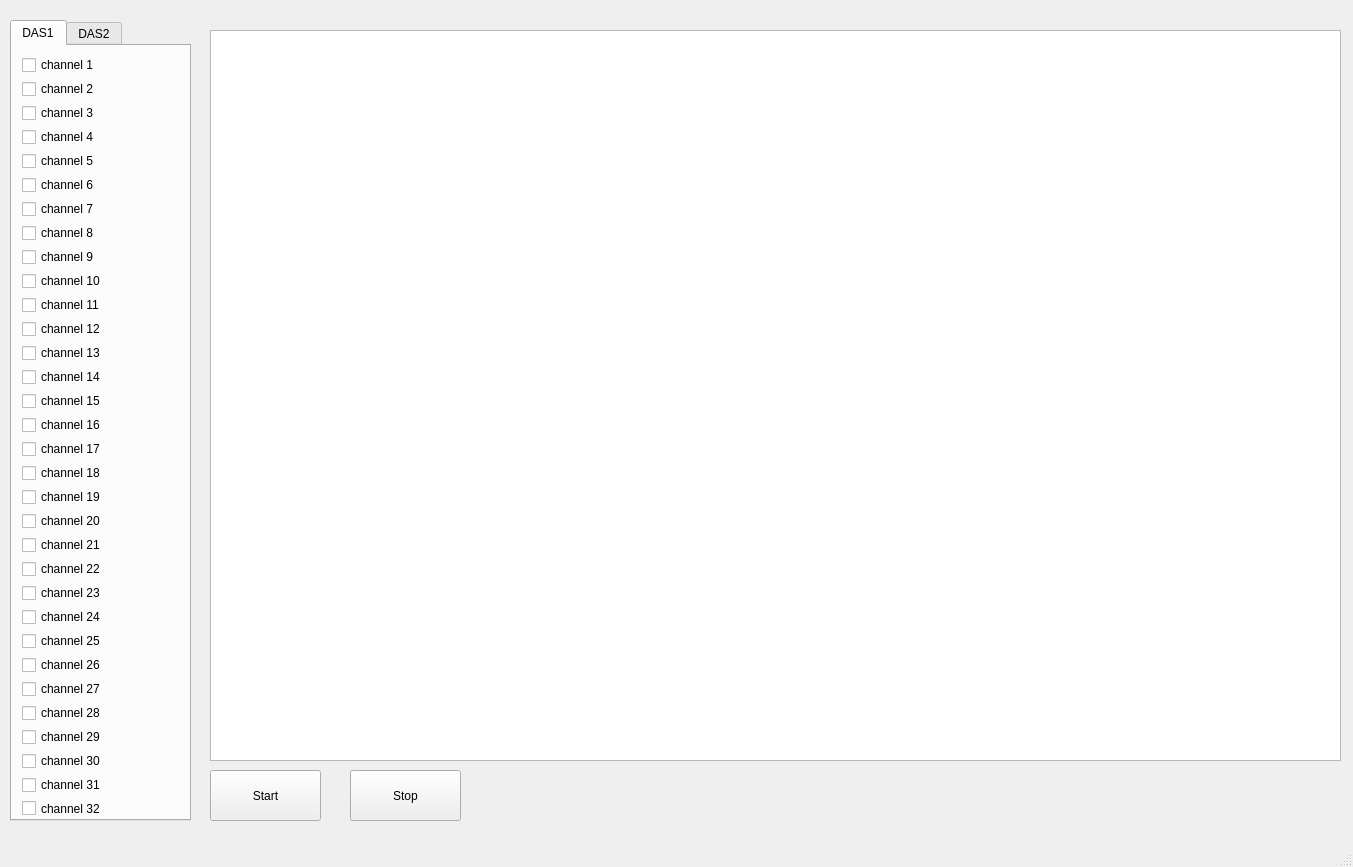
<?xml version="1.0" encoding="UTF-8"?>
<ui version="4.0">
 <class>MainWindow</class>
 <widget class="QMainWindow" name="MainWindow">
  <property name="geometry">
   <rect>
    <x>0</x>
    <y>0</y>
    <width>1353</width>
    <height>867</height>
   </rect>
  </property>
  <property name="windowTitle">
   <string>DAQ</string>
  </property>
  <widget class="QWidget" name="centralwidget">
   <widget class="PlotWidget" name="graphicsView">
    <property name="geometry">
     <rect>
      <x>210</x>
      <y>30</y>
      <width>1131</width>
      <height>731</height>
     </rect>
    </property>
   </widget>
   <widget class="QPushButton" name="startButton">
    <property name="geometry">
     <rect>
      <x>210</x>
      <y>770</y>
      <width>111</width>
      <height>51</height>
     </rect>
    </property>
    <property name="text">
     <string>Start</string>
    </property>
   </widget>
   <widget class="QPushButton" name="stopButton">
    <property name="geometry">
     <rect>
      <x>350</x>
      <y>770</y>
      <width>111</width>
      <height>51</height>
     </rect>
    </property>
    <property name="text">
     <string>Stop</string>
    </property>
   </widget>
   <widget class="QTabWidget" name="tabWidget">
    <property name="geometry">
     <rect>
      <x>10</x>
      <y>20</y>
      <width>181</width>
      <height>801</height>
     </rect>
    </property>
    <property name="currentIndex">
     <number>0</number>
    </property>
    <widget class="QWidget" name="tab">
     <attribute name="title">
      <string>DAS1</string>
     </attribute>
     <widget class="QWidget" name="verticalLayoutWidget">
      <property name="geometry">
       <rect>
        <x>10</x>
        <y>10</y>
        <width>151</width>
        <height>761</height>
       </rect>
      </property>
      <layout class="QVBoxLayout" name="verticalLayout">
       <item>
        <widget class="QCheckBox" name="checkBox_2">
         <property name="text">
          <string>channel 1</string>
         </property>
        </widget>
       </item>
       <item>
        <widget class="QCheckBox" name="checkBox_4">
         <property name="text">
          <string>channel 2</string>
         </property>
        </widget>
       </item>
       <item>
        <widget class="QCheckBox" name="checkBox_3">
         <property name="text">
          <string>channel 3</string>
         </property>
        </widget>
       </item>
       <item>
        <widget class="QCheckBox" name="checkBox_5">
         <property name="text">
          <string>channel 4</string>
         </property>
        </widget>
       </item>
       <item>
        <widget class="QCheckBox" name="checkBox">
         <property name="text">
          <string>channel 5</string>
         </property>
        </widget>
       </item>
       <item>
        <widget class="QCheckBox" name="checkBox_6">
         <property name="text">
          <string>channel 6</string>
         </property>
        </widget>
       </item>
       <item>
        <widget class="QCheckBox" name="checkBox_7">
         <property name="text">
          <string>channel 7</string>
         </property>
        </widget>
       </item>
       <item>
        <widget class="QCheckBox" name="checkBox_8">
         <property name="text">
          <string>channel 8</string>
         </property>
        </widget>
       </item>
       <item>
        <widget class="QCheckBox" name="checkBox_9">
         <property name="text">
          <string>channel 9</string>
         </property>
        </widget>
       </item>
       <item>
        <widget class="QCheckBox" name="checkBox_10">
         <property name="text">
          <string>channel 10</string>
         </property>
        </widget>
       </item>
       <item>
        <widget class="QCheckBox" name="checkBox_11">
         <property name="text">
          <string>channel 11</string>
         </property>
        </widget>
       </item>
       <item>
        <widget class="QCheckBox" name="checkBox_12">
         <property name="text">
          <string>channel 12</string>
         </property>
        </widget>
       </item>
       <item>
        <widget class="QCheckBox" name="checkBox_13">
         <property name="text">
          <string>channel 13</string>
         </property>
        </widget>
       </item>
       <item>
        <widget class="QCheckBox" name="checkBox_14">
         <property name="text">
          <string>channel 14</string>
         </property>
        </widget>
       </item>
       <item>
        <widget class="QCheckBox" name="checkBox_15">
         <property name="text">
          <string>channel 15</string>
         </property>
        </widget>
       </item>
       <item>
        <widget class="QCheckBox" name="checkBox_16">
         <property name="text">
          <string>channel 16</string>
         </property>
        </widget>
       </item>
       <item>
        <widget class="QCheckBox" name="checkBox_17">
         <property name="text">
          <string>channel 17</string>
         </property>
        </widget>
       </item>
       <item>
        <widget class="QCheckBox" name="checkBox_18">
         <property name="text">
          <string>channel 18</string>
         </property>
        </widget>
       </item>
       <item>
        <widget class="QCheckBox" name="checkBox_19">
         <property name="text">
          <string>channel 19</string>
         </property>
        </widget>
       </item>
       <item>
        <widget class="QCheckBox" name="checkBox_20">
         <property name="text">
          <string>channel 20</string>
         </property>
        </widget>
       </item>
       <item>
        <widget class="QCheckBox" name="checkBox_21">
         <property name="text">
          <string>channel 21</string>
         </property>
        </widget>
       </item>
       <item>
        <widget class="QCheckBox" name="checkBox_22">
         <property name="text">
          <string>channel 22</string>
         </property>
        </widget>
       </item>
       <item>
        <widget class="QCheckBox" name="checkBox_23">
         <property name="text">
          <string>channel 23</string>
         </property>
        </widget>
       </item>
       <item>
        <widget class="QCheckBox" name="checkBox_24">
         <property name="text">
          <string>channel 24</string>
         </property>
        </widget>
       </item>
       <item>
        <widget class="QCheckBox" name="checkBox_25">
         <property name="text">
          <string>channel 25</string>
         </property>
        </widget>
       </item>
       <item>
        <widget class="QCheckBox" name="checkBox_26">
         <property name="text">
          <string>channel 26</string>
         </property>
        </widget>
       </item>
       <item>
        <widget class="QCheckBox" name="checkBox_27">
         <property name="text">
          <string>channel 27</string>
         </property>
        </widget>
       </item>
       <item>
        <widget class="QCheckBox" name="checkBox_28">
         <property name="text">
          <string>channel 28</string>
         </property>
        </widget>
       </item>
       <item>
        <widget class="QCheckBox" name="checkBox_29">
         <property name="text">
          <string>channel 29</string>
         </property>
        </widget>
       </item>
       <item>
        <widget class="QCheckBox" name="checkBox_30">
         <property name="text">
          <string>channel 30</string>
         </property>
        </widget>
       </item>
       <item>
        <widget class="QCheckBox" name="checkBox_31">
         <property name="text">
          <string>channel 31</string>
         </property>
        </widget>
       </item>
       <item>
        <widget class="QCheckBox" name="checkBox_32">
         <property name="text">
          <string>channel 32</string>
         </property>
        </widget>
       </item>
      </layout>
     </widget>
    </widget>
    <widget class="QWidget" name="tab_2">
     <attribute name="title">
      <string>DAS2</string>
     </attribute>
     <widget class="QWidget" name="verticalLayoutWidget_2">
      <property name="geometry">
       <rect>
        <x>10</x>
        <y>10</y>
        <width>151</width>
        <height>761</height>
       </rect>
      </property>
      <layout class="QVBoxLayout" name="verticalLayout_2">
       <item>
        <widget class="QCheckBox" name="checkBox_33">
         <property name="text">
          <string>channel 1</string>
         </property>
        </widget>
       </item>
       <item>
        <widget class="QCheckBox" name="checkBox_34">
         <property name="text">
          <string>channel 2</string>
         </property>
        </widget>
       </item>
       <item>
        <widget class="QCheckBox" name="checkBox_35">
         <property name="text">
          <string>channel 3</string>
         </property>
        </widget>
       </item>
       <item>
        <widget class="QCheckBox" name="checkBox_36">
         <property name="text">
          <string>channel 4</string>
         </property>
        </widget>
       </item>
       <item>
        <widget class="QCheckBox" name="checkBox_37">
         <property name="text">
          <string>channel 5</string>
         </property>
        </widget>
       </item>
       <item>
        <widget class="QCheckBox" name="checkBox_38">
         <property name="text">
          <string>channel 6</string>
         </property>
        </widget>
       </item>
       <item>
        <widget class="QCheckBox" name="checkBox_39">
         <property name="text">
          <string>channel 7</string>
         </property>
        </widget>
       </item>
       <item>
        <widget class="QCheckBox" name="checkBox_40">
         <property name="text">
          <string>channel 8</string>
         </property>
        </widget>
       </item>
       <item>
        <widget class="QCheckBox" name="checkBox_41">
         <property name="text">
          <string>channel 9</string>
         </property>
        </widget>
       </item>
       <item>
        <widget class="QCheckBox" name="checkBox_42">
         <property name="text">
          <string>channel 10</string>
         </property>
        </widget>
       </item>
       <item>
        <widget class="QCheckBox" name="checkBox_43">
         <property name="text">
          <string>channel 11</string>
         </property>
        </widget>
       </item>
       <item>
        <widget class="QCheckBox" name="checkBox_44">
         <property name="text">
          <string>channel 12</string>
         </property>
        </widget>
       </item>
       <item>
        <widget class="QCheckBox" name="checkBox_45">
         <property name="text">
          <string>channel 13</string>
         </property>
        </widget>
       </item>
       <item>
        <widget class="QCheckBox" name="checkBox_46">
         <property name="text">
          <string>channel 14</string>
         </property>
        </widget>
       </item>
       <item>
        <widget class="QCheckBox" name="checkBox_47">
         <property name="text">
          <string>channel 15</string>
         </property>
        </widget>
       </item>
       <item>
        <widget class="QCheckBox" name="checkBox_48">
         <property name="text">
          <string>channel 16</string>
         </property>
        </widget>
       </item>
       <item>
        <widget class="QCheckBox" name="checkBox_49">
         <property name="text">
          <string>channel 17</string>
         </property>
        </widget>
       </item>
       <item>
        <widget class="QCheckBox" name="checkBox_50">
         <property name="text">
          <string>channel 18</string>
         </property>
        </widget>
       </item>
       <item>
        <widget class="QCheckBox" name="checkBox_51">
         <property name="text">
          <string>channel 19</string>
         </property>
        </widget>
       </item>
       <item>
        <widget class="QCheckBox" name="checkBox_52">
         <property name="text">
          <string>channel 20</string>
         </property>
        </widget>
       </item>
       <item>
        <widget class="QCheckBox" name="checkBox_53">
         <property name="text">
          <string>channel 21</string>
         </property>
        </widget>
       </item>
       <item>
        <widget class="QCheckBox" name="checkBox_54">
         <property name="text">
          <string>channel 22</string>
         </property>
        </widget>
       </item>
       <item>
        <widget class="QCheckBox" name="checkBox_55">
         <property name="text">
          <string>channel 23</string>
         </property>
        </widget>
       </item>
       <item>
        <widget class="QCheckBox" name="checkBox_56">
         <property name="text">
          <string>channel 24</string>
         </property>
        </widget>
       </item>
       <item>
        <widget class="QCheckBox" name="checkBox_57">
         <property name="text">
          <string>channel 25</string>
         </property>
        </widget>
       </item>
       <item>
        <widget class="QCheckBox" name="checkBox_58">
         <property name="text">
          <string>channel 26</string>
         </property>
        </widget>
       </item>
       <item>
        <widget class="QCheckBox" name="checkBox_59">
         <property name="text">
          <string>channel 27</string>
         </property>
        </widget>
       </item>
       <item>
        <widget class="QCheckBox" name="checkBox_60">
         <property name="text">
          <string>channel 28</string>
         </property>
        </widget>
       </item>
       <item>
        <widget class="QCheckBox" name="checkBox_61">
         <property name="text">
          <string>channel 29</string>
         </property>
        </widget>
       </item>
       <item>
        <widget class="QCheckBox" name="checkBox_62">
         <property name="text">
          <string>channel 30</string>
         </property>
        </widget>
       </item>
       <item>
        <widget class="QCheckBox" name="checkBox_63">
         <property name="text">
          <string>channel 31</string>
         </property>
        </widget>
       </item>
       <item>
        <widget class="QCheckBox" name="checkBox_64">
         <property name="text">
          <string>channel 32</string>
         </property>
        </widget>
       </item>
      </layout>
     </widget>
    </widget>
   </widget>
  </widget>
  <widget class="QMenuBar" name="menubar">
   <property name="geometry">
    <rect>
     <x>0</x>
     <y>0</y>
     <width>1353</width>
     <height>22</height>
    </rect>
   </property>
  </widget>
  <widget class="QStatusBar" name="statusbar"/>
 </widget>
 <customwidgets>
  <customwidget>
   <class>PlotWidget</class>
   <extends>QGraphicsView</extends>
   <header>pyqtgraph</header>
  </customwidget>
 </customwidgets>
 <resources/>
 <connections/>
</ui>
